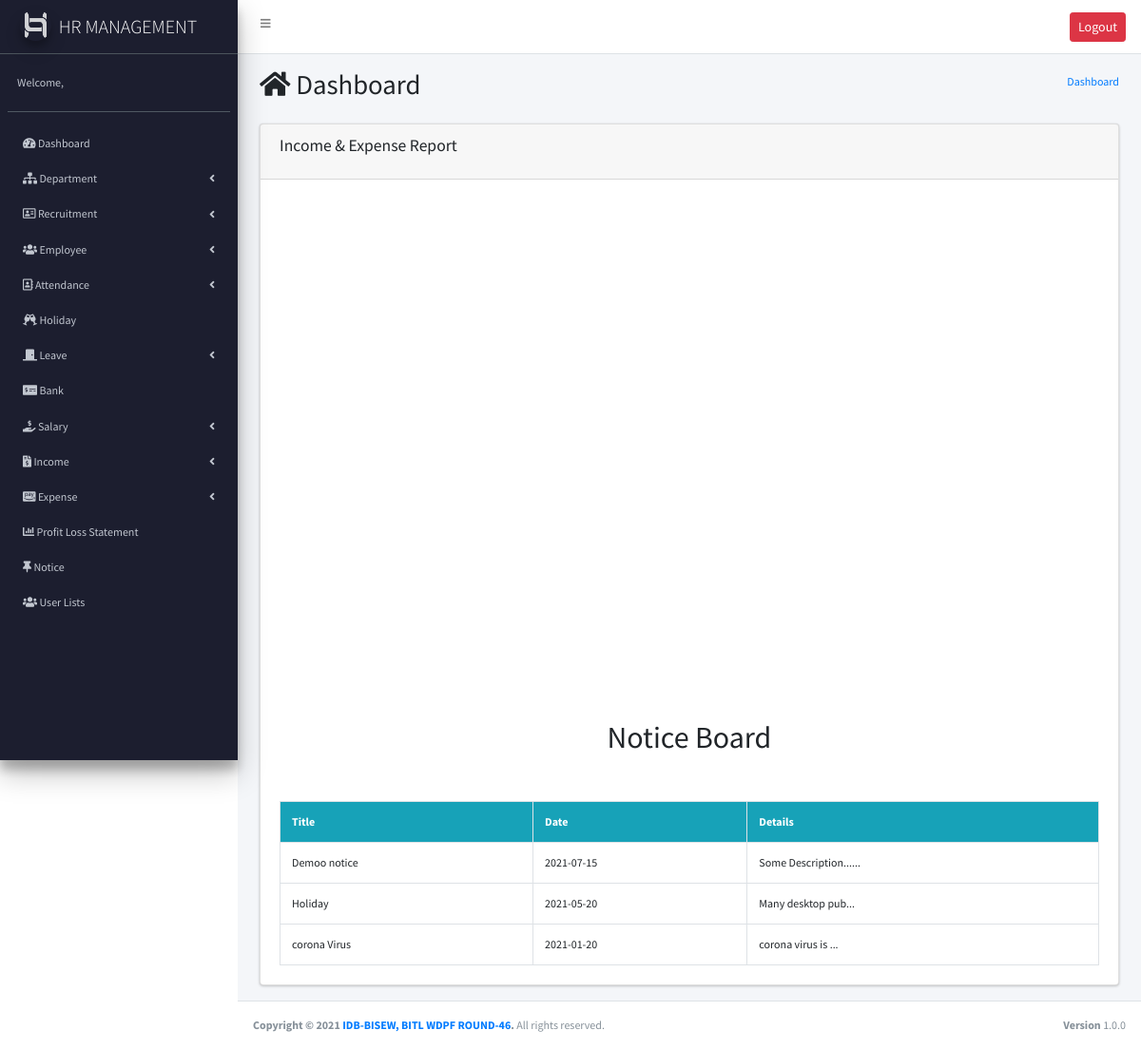
Screenshot of /dashboard.php (signed in) with the database file from the repository.
### tables this page shows
CREATE TABLE `notice` (
  `id` int(11) NOT NULL,
  `title` varchar(255) NOT NULL,
  `date` date NOT NULL,
  `details` text NOT NULL
);

### dashboard.php (the view, shortened to what this page needs)
<?php
require_once("header.php");
require_once("sidebar.php");
?>
<section class="content-header">
  <div class="container-fluid">
    <div class="row mb-2">
      <div class="col-sm-6">
        <h1> <i class="fas fa-home"></i> Dashboard</h1>
      </div>
      <div class="col-sm-6">
        <ol class="breadcrumb float-sm-right">
          <li class="breadcrumb-item"><a href="#">Dashboard</a></li>
        </ol>
      </div>
    </div>
  </div>
</section>
<section class="content">
  <div class="container-fluid">
    <div class="row">
      <div class="col-md-12">
        <div class="card">
          <div class="card-header">
            <h2 class="card-title text-center">Income & Expense Report</h2>
          </div>
          <div class="card-body">
            <div id="chartdiv" class="pb-5"></div>
            <h2 class="text-center  my-5">Notice Board</h2>
            <table class="table table-bordered">
              <tr class="bg-info">
                <th>Title</th>
                <th>Date</th>
                <th>Details</th>
              </tr>
              <tr>
                <?php
                $db=$conn->query("SELECT * FROM `notice` ORDER BY date DESC LIMIT 4");
                while ($i = $db->fetch_assoc()) { ?>
                  <td><?php echo $i['title'] ?></td>
                  <td><?php echo $i['date'] ?></td>
                  <td><?php echo $i['details'] ?></td>
              </tr>
            <?php } ?>
            </table>
          </div>
        </div>
      </div>
    </div>
  </div>
</section>
<?php require("footer.php"); ?>

### assets/css/style.css (style rules this page uses)
body { font-family: 'Source Sans Pro'; font-size: 12px; }

### dashboard.php (style rules this page uses)
#chartdiv { width: 100%; height: 500px; }

### rows the page displays
notice: title "Demoo notice", date "2021-07-15", details "Some Description......"
notice: title "Holiday", date "2021-05-20", details "Many desktop pub..."
notice: title "corona Virus", date "2021-01-20", details "corona virus is ..."
